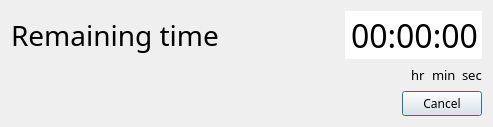
<?xml version="1.0" encoding="UTF-8"?>
<ui version="4.0">
 <class>SleepDialogWindow</class>
 <widget class="QDialog" name="SleepDialogWindow">
  <property name="geometry">
   <rect>
    <x>0</x>
    <y>0</y>
    <width>493</width>
    <height>124</height>
   </rect>
  </property>
  <property name="font">
   <font>
    <family>Sans</family>
   </font>
  </property>
  <property name="windowTitle">
   <string>Dialog</string>
  </property>
  <property name="modal">
   <bool>true</bool>
  </property>
  <layout class="QVBoxLayout" name="verticalLayout">
   <property name="sizeConstraint">
    <enum>QLayout::SetMinimumSize</enum>
   </property>
   <item>
    <layout class="QHBoxLayout" name="horizontalLayout">
     <item>
      <widget class="QLabel" name="label">
       <property name="sizePolicy">
        <sizepolicy hsizetype="Expanding" vsizetype="Preferred">
         <horstretch>0</horstretch>
         <verstretch>0</verstretch>
        </sizepolicy>
       </property>
       <property name="font">
        <font>
         <family>Sans</family>
         <pointsize>21</pointsize>
        </font>
       </property>
       <property name="text">
        <string>Remaining time</string>
       </property>
      </widget>
     </item>
     <item>
      <widget class="QTimeEdit" name="timeEdit">
       <property name="font">
        <font>
         <family>Sans</family>
         <pointsize>24</pointsize>
        </font>
       </property>
       <property name="frame">
        <bool>false</bool>
       </property>
       <property name="alignment">
        <set>Qt::AlignRight|Qt::AlignTrailing|Qt::AlignVCenter</set>
       </property>
       <property name="readOnly">
        <bool>true</bool>
       </property>
       <property name="buttonSymbols">
        <enum>QAbstractSpinBox::NoButtons</enum>
       </property>
       <property name="currentSection">
        <enum>QDateTimeEdit::HourSection</enum>
       </property>
       <property name="displayFormat">
        <string>HH:mm:ss</string>
       </property>
      </widget>
     </item>
    </layout>
   </item>
   <item>
    <layout class="QHBoxLayout" name="horizontalLayout_2">
     <item>
      <spacer name="horizontalSpacer">
       <property name="orientation">
        <enum>Qt::Horizontal</enum>
       </property>
       <property name="sizeHint" stdset="0">
        <size>
         <width>40</width>
         <height>20</height>
        </size>
       </property>
      </spacer>
     </item>
     <item>
      <widget class="QLabel" name="label_4">
       <property name="font">
        <font>
         <family>Sans</family>
         <pointsize>10</pointsize>
        </font>
       </property>
       <property name="text">
        <string>hr</string>
       </property>
      </widget>
     </item>
     <item>
      <widget class="QLabel" name="label_3">
       <property name="font">
        <font>
         <family>Sans</family>
         <pointsize>10</pointsize>
        </font>
       </property>
       <property name="text">
        <string>min</string>
       </property>
      </widget>
     </item>
     <item>
      <widget class="QLabel" name="label_2">
       <property name="font">
        <font>
         <family>Sans</family>
         <pointsize>10</pointsize>
        </font>
       </property>
       <property name="text">
        <string>sec</string>
       </property>
      </widget>
     </item>
    </layout>
   </item>
   <item>
    <widget class="QDialogButtonBox" name="buttonBox">
     <property name="orientation">
      <enum>Qt::Horizontal</enum>
     </property>
     <property name="standardButtons">
      <set>QDialogButtonBox::Cancel</set>
     </property>
    </widget>
   </item>
  </layout>
 </widget>
 <resources/>
 <connections>
  <connection>
   <sender>buttonBox</sender>
   <signal>accepted()</signal>
   <receiver>SleepDialogWindow</receiver>
   <slot>accept()</slot>
   <hints>
    <hint type="sourcelabel">
     <x>248</x>
     <y>254</y>
    </hint>
    <hint type="destinationlabel">
     <x>157</x>
     <y>274</y>
    </hint>
   </hints>
  </connection>
  <connection>
   <sender>buttonBox</sender>
   <signal>rejected()</signal>
   <receiver>SleepDialogWindow</receiver>
   <slot>reject()</slot>
   <hints>
    <hint type="sourcelabel">
     <x>316</x>
     <y>260</y>
    </hint>
    <hint type="destinationlabel">
     <x>286</x>
     <y>274</y>
    </hint>
   </hints>
  </connection>
 </connections>
</ui>
